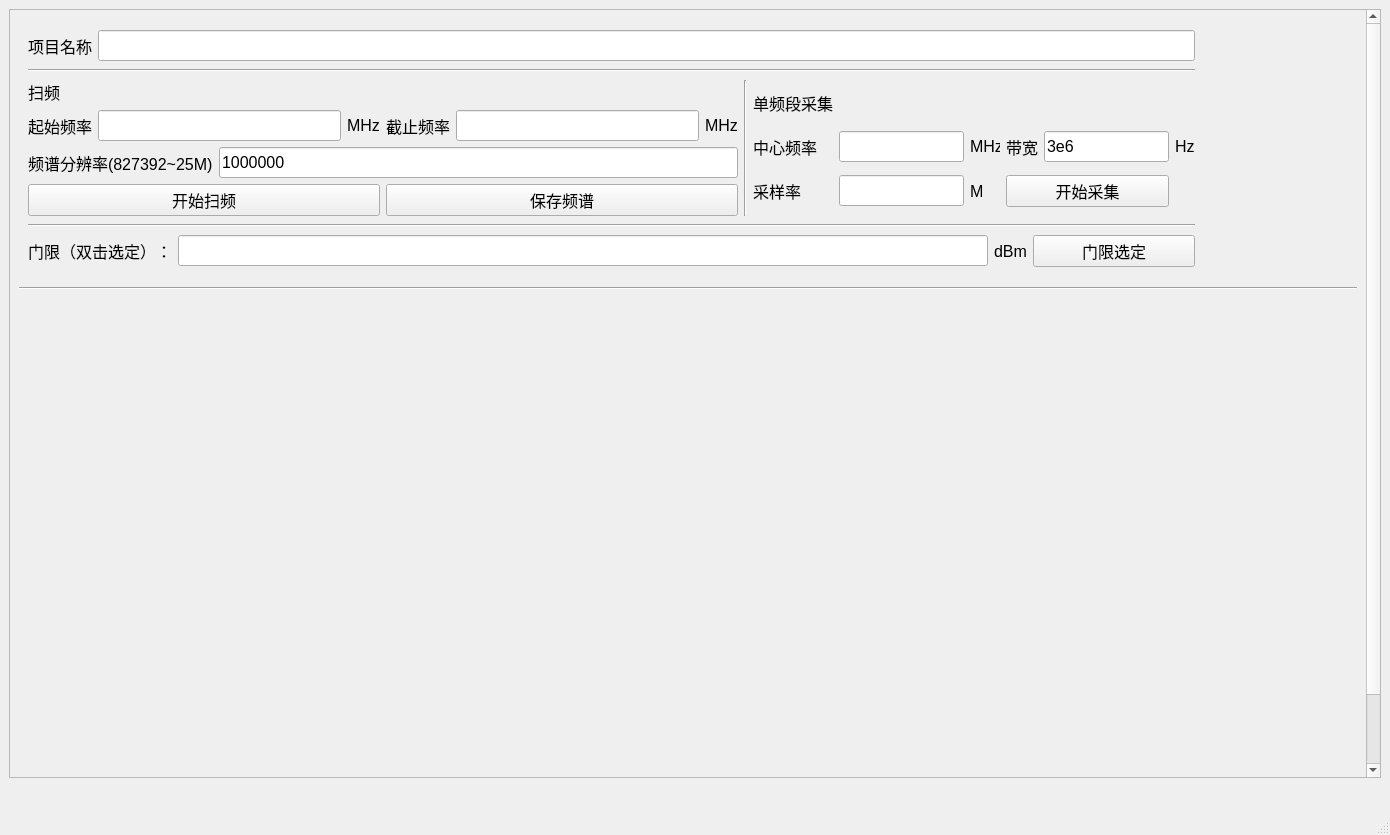
<?xml version="1.0" encoding="UTF-8"?>
<ui version="4.0">
 <class>MainWindow</class>
 <widget class="QMainWindow" name="MainWindow">
  <property name="geometry">
   <rect>
    <x>0</x>
    <y>0</y>
    <width>1390</width>
    <height>835</height>
   </rect>
  </property>
  <property name="minimumSize">
   <size>
    <width>0</width>
    <height>0</height>
   </size>
  </property>
  <property name="maximumSize">
   <size>
    <width>16777215</width>
    <height>16777215</height>
   </size>
  </property>
  <property name="font">
   <font>
    <pointsize>12</pointsize>
   </font>
  </property>
  <property name="windowTitle">
   <string>usrp信号采集</string>
  </property>
  <property name="windowIcon">
   <iconset resource="icon/ziyuan.qrc">
    <normaloff>:/图标/ooopic_1521110980.ico</normaloff>:/图标/ooopic_1521110980.ico</iconset>
  </property>
  <widget class="QWidget" name="centralwidget">
   <layout class="QVBoxLayout" name="verticalLayout_5">
    <item>
     <widget class="QScrollArea" name="scrollArea">
      <property name="widgetResizable">
       <bool>true</bool>
      </property>
      <widget class="QWidget" name="scrollAreaWidgetContents">
       <property name="geometry">
        <rect>
         <x>0</x>
         <y>-64</y>
         <width>1345</width>
         <height>851</height>
        </rect>
       </property>
       <layout class="QVBoxLayout" name="verticalLayout_7">
        <item>
         <widget class="QWidget" name="widget_2" native="true">
          <property name="minimumSize">
           <size>
            <width>1185</width>
            <height>262</height>
           </size>
          </property>
          <property name="maximumSize">
           <size>
            <width>1185</width>
            <height>311</height>
           </size>
          </property>
          <layout class="QVBoxLayout" name="verticalLayout_6">
           <item>
            <layout class="QHBoxLayout" name="horizontalLayout">
             <item>
              <widget class="QLabel" name="label_13">
               <property name="maximumSize">
                <size>
                 <width>80</width>
                 <height>16777215</height>
                </size>
               </property>
               <property name="text">
                <string>项目名称</string>
               </property>
              </widget>
             </item>
             <item>
              <widget class="QLineEdit" name="lineEdit_7">
               <property name="minimumSize">
                <size>
                 <width>0</width>
                 <height>31</height>
                </size>
               </property>
               <property name="maximumSize">
                <size>
                 <width>16777215</width>
                 <height>16777215</height>
                </size>
               </property>
              </widget>
             </item>
            </layout>
           </item>
           <item>
            <widget class="Line" name="line_2">
             <property name="orientation">
              <enum>Qt::Horizontal</enum>
             </property>
            </widget>
           </item>
           <item>
            <layout class="QHBoxLayout" name="horizontalLayout_5">
             <item>
              <layout class="QVBoxLayout" name="verticalLayout_3">
               <item>
                <layout class="QGridLayout" name="gridLayout">
                 <item row="0" column="0">
                  <widget class="QLabel" name="label_2">
                   <property name="maximumSize">
                    <size>
                     <width>16777215</width>
                     <height>31</height>
                    </size>
                   </property>
                   <property name="text">
                    <string>扫频</string>
                   </property>
                  </widget>
                 </item>
                 <item row="1" column="1">
                  <widget class="QLineEdit" name="lineEdit">
                   <property name="minimumSize">
                    <size>
                     <width>0</width>
                     <height>31</height>
                    </size>
                   </property>
                  </widget>
                 </item>
                 <item row="1" column="2">
                  <widget class="QLabel" name="label_5">
                   <property name="text">
                    <string>MHz</string>
                   </property>
                  </widget>
                 </item>
                 <item row="1" column="3">
                  <widget class="QLabel" name="label_4">
                   <property name="text">
                    <string>截止频率</string>
                   </property>
                  </widget>
                 </item>
                 <item row="1" column="4">
                  <widget class="QLineEdit" name="lineEdit_2">
                   <property name="minimumSize">
                    <size>
                     <width>0</width>
                     <height>31</height>
                    </size>
                   </property>
                  </widget>
                 </item>
                 <item row="1" column="5">
                  <widget class="QLabel" name="label_6">
                   <property name="text">
                    <string>MHz</string>
                   </property>
                  </widget>
                 </item>
                 <item row="1" column="0">
                  <widget class="QLabel" name="label_3">
                   <property name="text">
                    <string>起始频率</string>
                   </property>
                  </widget>
                 </item>
                </layout>
               </item>
               <item>
                <layout class="QHBoxLayout" name="horizontalLayout_2">
                 <item>
                  <widget class="QLabel" name="label_9">
                   <property name="text">
                    <string>频谱分辨率(827392~25M)</string>
                   </property>
                  </widget>
                 </item>
                 <item>
                  <widget class="QLineEdit" name="lineEdit_4">
                   <property name="minimumSize">
                    <size>
                     <width>0</width>
                     <height>31</height>
                    </size>
                   </property>
                   <property name="maximumSize">
                    <size>
                     <width>16777215</width>
                     <height>16777215</height>
                    </size>
                   </property>
                   <property name="text">
                    <string>1000000</string>
                   </property>
                  </widget>
                 </item>
                </layout>
               </item>
               <item>
                <layout class="QHBoxLayout" name="horizontalLayout_3">
                 <item>
                  <widget class="QPushButton" name="pushButton_4">
                   <property name="font">
                    <font>
                     <pointsize>12</pointsize>
                    </font>
                   </property>
                   <property name="text">
                    <string>开始扫频</string>
                   </property>
                  </widget>
                 </item>
                 <item>
                  <widget class="QPushButton" name="pushButton_5">
                   <property name="font">
                    <font>
                     <pointsize>12</pointsize>
                    </font>
                   </property>
                   <property name="text">
                    <string>保存频谱</string>
                   </property>
                  </widget>
                 </item>
                </layout>
               </item>
              </layout>
             </item>
             <item>
              <widget class="Line" name="line">
               <property name="orientation">
                <enum>Qt::Vertical</enum>
               </property>
              </widget>
             </item>
             <item>
              <layout class="QGridLayout" name="gridLayout_2">
               <item row="0" column="0">
                <widget class="QLabel" name="label">
                 <property name="maximumSize">
                  <size>
                   <width>16777215</width>
                   <height>31</height>
                  </size>
                 </property>
                 <property name="text">
                  <string>单频段采集</string>
                 </property>
                </widget>
               </item>
               <item row="1" column="0">
                <widget class="QLabel" name="label_7">
                 <property name="maximumSize">
                  <size>
                   <width>80</width>
                   <height>16777215</height>
                  </size>
                 </property>
                 <property name="text">
                  <string>中心频率</string>
                 </property>
                </widget>
               </item>
               <item row="1" column="1">
                <widget class="QLineEdit" name="lineEdit_3">
                 <property name="minimumSize">
                  <size>
                   <width>0</width>
                   <height>31</height>
                  </size>
                 </property>
                 <property name="maximumSize">
                  <size>
                   <width>125</width>
                   <height>16777215</height>
                  </size>
                 </property>
                </widget>
               </item>
               <item row="1" column="2">
                <widget class="QLabel" name="label_8">
                 <property name="maximumSize">
                  <size>
                   <width>30</width>
                   <height>16777215</height>
                  </size>
                 </property>
                 <property name="text">
                  <string>MHz</string>
                 </property>
                </widget>
               </item>
               <item row="1" column="3">
                <widget class="QLabel" name="label_10">
                 <property name="maximumSize">
                  <size>
                   <width>40</width>
                   <height>16777215</height>
                  </size>
                 </property>
                 <property name="text">
                  <string>带宽</string>
                 </property>
                </widget>
               </item>
               <item row="1" column="4">
                <widget class="QLineEdit" name="lineEdit_5">
                 <property name="minimumSize">
                  <size>
                   <width>0</width>
                   <height>31</height>
                  </size>
                 </property>
                 <property name="maximumSize">
                  <size>
                   <width>125</width>
                   <height>16777215</height>
                  </size>
                 </property>
                 <property name="text">
                  <string>3e6</string>
                 </property>
                </widget>
               </item>
               <item row="1" column="5">
                <widget class="QLabel" name="label_11">
                 <property name="maximumSize">
                  <size>
                   <width>20</width>
                   <height>16777215</height>
                  </size>
                 </property>
                 <property name="text">
                  <string>Hz</string>
                 </property>
                </widget>
               </item>
               <item row="2" column="0">
                <widget class="QLabel" name="label_12">
                 <property name="maximumSize">
                  <size>
                   <width>80</width>
                   <height>16777215</height>
                  </size>
                 </property>
                 <property name="text">
                  <string>采样率</string>
                 </property>
                </widget>
               </item>
               <item row="2" column="1">
                <widget class="QLineEdit" name="lineEdit_6">
                 <property name="minimumSize">
                  <size>
                   <width>0</width>
                   <height>31</height>
                  </size>
                 </property>
                 <property name="maximumSize">
                  <size>
                   <width>125</width>
                   <height>16777215</height>
                  </size>
                 </property>
                </widget>
               </item>
               <item row="2" column="2">
                <widget class="QLabel" name="label_14">
                 <property name="maximumSize">
                  <size>
                   <width>20</width>
                   <height>16777215</height>
                  </size>
                 </property>
                 <property name="text">
                  <string>M</string>
                 </property>
                </widget>
               </item>
               <item row="2" column="3" colspan="2">
                <widget class="QPushButton" name="pushButton_1">
                 <property name="font">
                  <font>
                   <pointsize>12</pointsize>
                  </font>
                 </property>
                 <property name="text">
                  <string>开始采集</string>
                 </property>
                </widget>
               </item>
              </layout>
             </item>
            </layout>
           </item>
           <item>
            <widget class="Line" name="line_3">
             <property name="orientation">
              <enum>Qt::Horizontal</enum>
             </property>
            </widget>
           </item>
           <item>
            <layout class="QHBoxLayout" name="horizontalLayout_4">
             <item>
              <widget class="QLabel" name="label_15">
               <property name="maximumSize">
                <size>
                 <width>300</width>
                 <height>16777215</height>
                </size>
               </property>
               <property name="text">
                <string>门限（双击选定）：</string>
               </property>
              </widget>
             </item>
             <item>
              <widget class="QLineEdit" name="lineEdit_8">
               <property name="minimumSize">
                <size>
                 <width>0</width>
                 <height>31</height>
                </size>
               </property>
               <property name="maximumSize">
                <size>
                 <width>16777215</width>
                 <height>16777215</height>
                </size>
               </property>
              </widget>
             </item>
             <item>
              <widget class="QLabel" name="label_16">
               <property name="text">
                <string>dBm</string>
               </property>
              </widget>
             </item>
             <item>
              <widget class="QPushButton" name="pushButton_6">
               <property name="minimumSize">
                <size>
                 <width>162</width>
                 <height>0</height>
                </size>
               </property>
               <property name="font">
                <font>
                 <pointsize>12</pointsize>
                </font>
               </property>
               <property name="text">
                <string>门限选定</string>
               </property>
              </widget>
             </item>
            </layout>
           </item>
          </layout>
         </widget>
        </item>
        <item>
         <widget class="Line" name="line_4">
          <property name="orientation">
           <enum>Qt::Horizontal</enum>
          </property>
         </widget>
        </item>
        <item>
         <widget class="QWidget" name="widget" native="true">
          <property name="minimumSize">
           <size>
            <width>1300</width>
            <height>550</height>
           </size>
          </property>
          <property name="maximumSize">
           <size>
            <width>1361</width>
            <height>730</height>
           </size>
          </property>
          <layout class="QVBoxLayout" name="verticalLayout_2">
           <item>
            <layout class="QVBoxLayout" name="verticalLayout">
             <item>
              <spacer name="horizontalSpacer_2">
               <property name="orientation">
                <enum>Qt::Horizontal</enum>
               </property>
               <property name="sizeHint" stdset="0">
                <size>
                 <width>40</width>
                 <height>20</height>
                </size>
               </property>
              </spacer>
             </item>
             <item>
              <spacer name="verticalSpacer">
               <property name="orientation">
                <enum>Qt::Vertical</enum>
               </property>
               <property name="sizeHint" stdset="0">
                <size>
                 <width>20</width>
                 <height>40</height>
                </size>
               </property>
              </spacer>
             </item>
            </layout>
           </item>
          </layout>
         </widget>
        </item>
       </layout>
      </widget>
     </widget>
    </item>
    <item>
     <widget class="QWidget" name="widget_3" native="true">
      <property name="minimumSize">
       <size>
        <width>591</width>
        <height>0</height>
       </size>
      </property>
      <property name="maximumSize">
       <size>
        <width>591</width>
        <height>16777215</height>
       </size>
      </property>
      <layout class="QVBoxLayout" name="verticalLayout_4"/>
     </widget>
    </item>
   </layout>
   <zorder>widget_3</zorder>
   <zorder>scrollArea</zorder>
  </widget>
  <widget class="QStatusBar" name="statusbar"/>
 </widget>
 <resources>
  <include location="icon/ziyuan.qrc"/>
 </resources>
 <connections/>
</ui>
